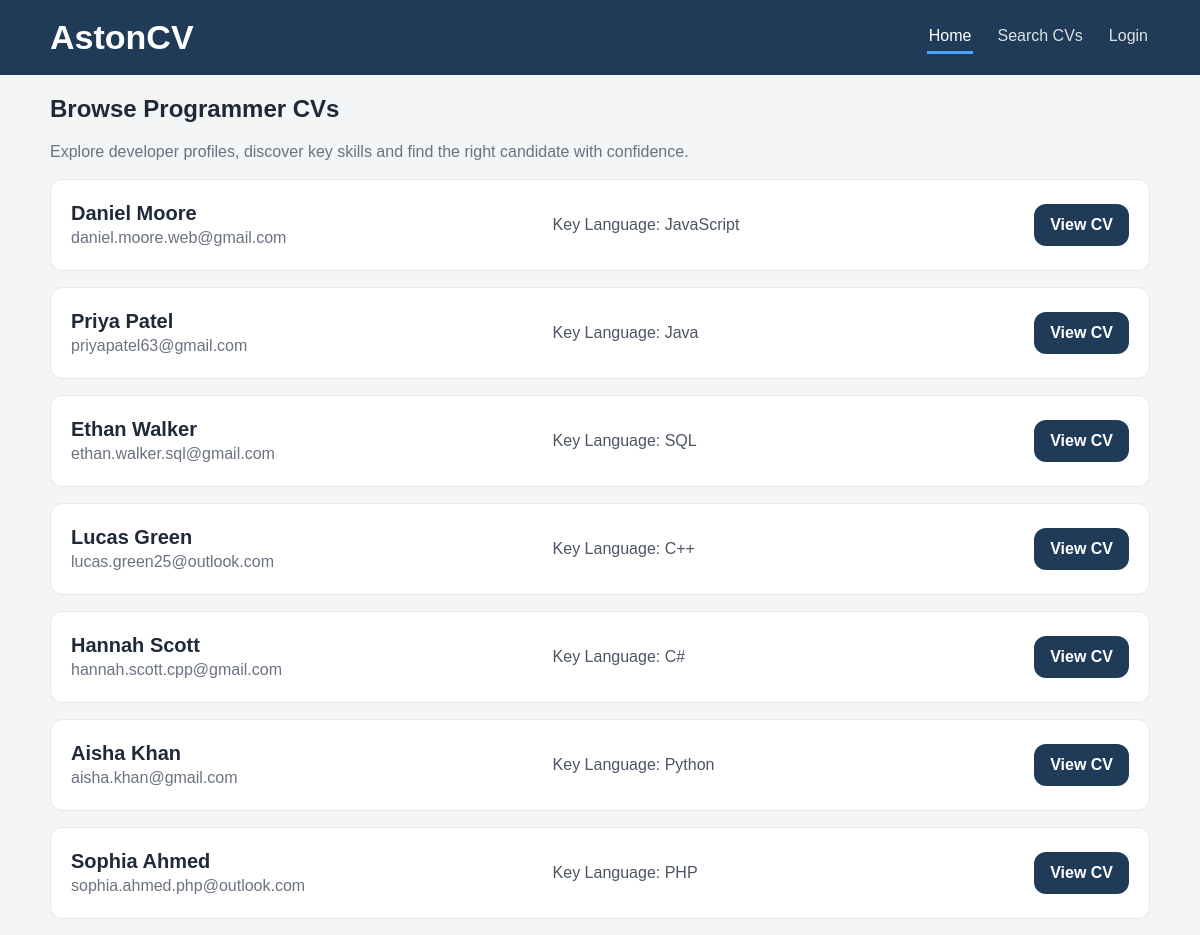
The page / on the database its author committed.
### tables this page shows
CREATE TABLE `cvs` (
  `id` bigint UNSIGNED NOT NULL,
  `name` varchar(100) NOT NULL,
  `email` varchar(100) NOT NULL,
  `password` varchar(255) NOT NULL,
  `keyprogramming` varchar(255) DEFAULT NULL,
  `profile` varchar(500) DEFAULT NULL,
  `education` varchar(500) DEFAULT NULL,
  `URLlinks` varchar(500) DEFAULT NULL
);

### index.php (the view, shortened to what this page needs)
<?php
include 'database.php';
$sql = "SELECT id, name, email, keyprogramming FROM cvs";
$result = $conn->query($sql);
?>
<!DOCTYPE html>
<html lang="en">
    <head>
        <link rel="stylesheet" href="register.css">
    </head>
    <body>
        <header class="topbar">
            <div class="container topbar-inner">
                <div class="brand">
                    <h1 class="name">AstonCV</h1>
                </div>
                <nav class="nav">
                    <a href="index.php" class="nav-link active">Home</a>
                    <a href="search.php" class="nav-link">Search CVs</a>
                    <?php if (isset($_SESSION['user_id'])): ?>
                        <a href="updatecv.php" class="nav-link">My Profile</a>
                        <form method="POST" action="logout.php" style="display:inline;">
                            <input type="hidden" name="csrf_token" value="<?php echo htmlspecialchars(csrf_token()); ?>">
                            <button type="submit" class="nav-link" style="background:none; border: none; cursor: pointer;">Logout</button>
                        </form>
                    <?php else: ?>
                        <a href="login.php" class="nav-link">Login</a>
                    <?php endif; ?>
                </nav>
            </div>
        </header>
        <main class="container">
            <h2>Browse Programmer CVs</h2>
            <p class="page-subtitle">Explore developer profiles, discover key skills and find the right candidate with confidence.</p>
            <?php if ($result && $result->num_rows > 0): ?>
                <?php while($row = $result->fetch_assoc()): ?>
                    <div class="cv-card">
                        <div class="cv-info">
                            <h3><?php echo htmlspecialchars($row['name']); ?></h3>
                            <p><?php echo htmlspecialchars($row['email']); ?></p>
                        </div>
                        <div class="cv-language">
                            <p>Key Language: <?php echo htmlspecialchars(!empty($row['keyprogramming']) ? $row['keyprogramming'] : 'Not provided'); ?></p>
                        </div>
                        <div class="cv-button">
                            <a href="viewcv.php?id=<?php echo $row['id'];?>" class="btn">View CV</a>
                        </div>
                    </div>
                <?php endwhile; ?>
            <?php else: ?>
                <p>No CVs found.</p>
            <?php endif; ?>
        </main>
    </body>
</html>

### register.css (style rules this page uses)
* { box-sizing: border-box; }
body { margin: 0; font-family: Arial, Helvetica, sans-serif; background: #f3f5f7; color: #1f2937; }
.container { width: min(1100px, 92%); margin: 0 auto; }
.topbar { background: #1f3b57; color: white; padding: 18px 0; }
.topbar-inner { display: flex; justify-content: space-between; align-items: center; gap: 20px; }
.name { margin: 0; font-size: 34px; font-weight: 700; }
.nav { display: flex; gap: 22px; flex-wrap: wrap; }
.nav-link { color: white; text-decoration: none; opacity: 0.85; padding: 6px 2px; border-bottom: 3px solid transparent; transition: opacity 0.2s ease, border-color 0.2s ease; }
.nav-link.active { opacity: 1; border-bottom-color: #4ea1ff; }
.page-subtitle { margin: 0 0 18px; color: #6b7280; }
.btn { border: 0; background: #1f3b57; color: white; padding: 12px 16px; border-radius: 12px; font-weight: 700; cursor: pointer; width: fit-content; text-decoration: none; display: inline-block; transition: transform 0.25s ease, box-shadow 0.25s ease, filter 0.25s ease; }
.cv-card { display: grid; grid-template-columns: 2fr 2fr auto; align-items: center; gap: 20px; padding: 20px; border: 1px solid #e5e7eb; border-radius: 12px; background: white; margin-bottom: 16px; transition: transform 0.25s ease, box-shadow 0.25s ease, border-color 0.25s ease, background-color 0.25s ease; }
.cv-info h3 { margin: 0; font-size: 20px; color: #1f2937; }
.cv-info p { margin: 4px 0 0; color: #6b7280; }
.cv-language { font-size: 16px; color: #4b5563; }

### rows shown on the page
cvs: name "Daniel Moore", email "daniel.moore.web@gmail.com", keyprogramming "JavaScript"
cvs: name "Priya Patel", email "priyapatel63@gmail.com", keyprogramming "Java"
cvs: name "Ethan Walker", email "ethan.walker.sql@gmail.com", keyprogramming "SQL"
cvs: name "Lucas Green", email "lucas.green25@outlook.com", keyprogramming "C++"
cvs: name "Hannah Scott", email "hannah.scott.cpp@gmail.com", keyprogramming "C#"
cvs: name "Aisha Khan", email "aisha.khan@gmail.com", keyprogramming "Python"
cvs: name "Sophia Ahmed", email "sophia.ahmed.php@outlook.com", keyprogramming "PHP"
